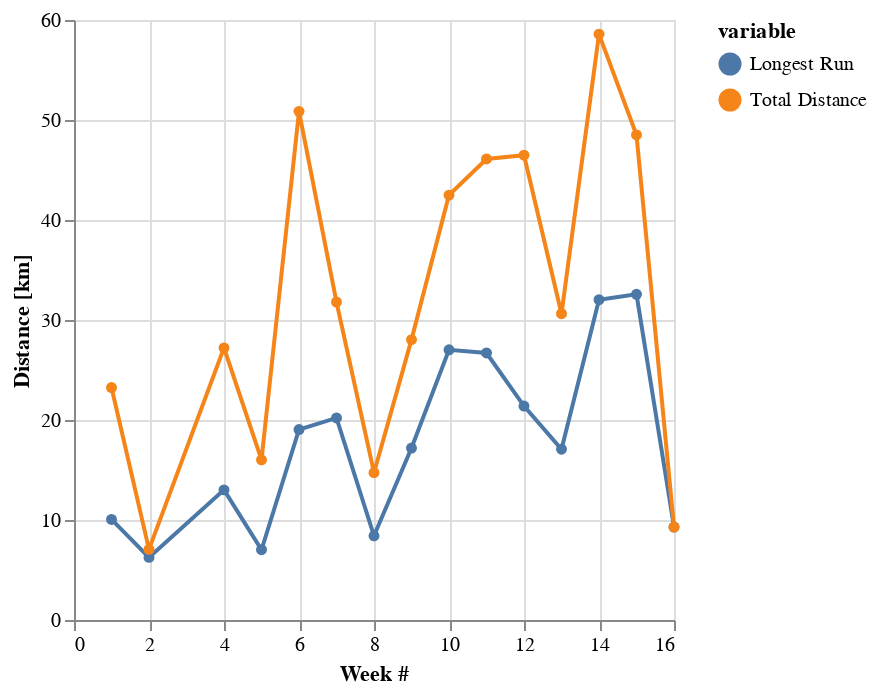

Notebook code cell kept with this figure:
### Code cell
# Weekly summary view
single = alt.selection_single()
weekly_summary = alt.Chart(weekly_dash).mark_line(point=True, size=2).encode(
    alt.X('week:Q', title='Week #'),
    alt.Y('value:Q', title='Distance [km]'),
    color=alt.condition(single, 'variable',alt.value('lightgray')),
    tooltip = ['week', 'value']
).add_selection(
    single
)

weekly_summary

### Figure 1 — Vega-Lite specification as saved in the notebook (floating-point values rounded to 4 significant figures)
{"config": {"view": {"continuousWidth": 300, "continuousHeight": 300}}, "data": {"name": "data-cd0ede04b4c57982df8817cab68c40b9"}, "mark": {"type": "line", "point": true, "size": 2}, "encoding": {"color": {"condition": {"param": "param_8", "field": "variable"}, "value": "lightgray"}, "tooltip": [{"field": "week", "type": "quantitative"}, {"field": "value", "type": "quantitative"}], "x": {"field": "week", "title": "Week #", "type": "quantitative"}, "y": {"field": "value", "title": "Distance [km]", "type": "quantitative"}}, "params": [{"name": "param_8", "select": {"type": "point"}}], "$schema": "https://vega.github.io/schema/vega-lite/v5.17.0.json", "datasets": {"data-cd0ede04b4c57982df8817cab68c40b9": [{"week": 1, "moving_time": 134.9, "total_elevation_gain": 127.7, "average_speed": 5.905, "average_heartrate": 160.4, "kudos_count": 33, "variable": "Longest Run", "value": 10.06}, {"week": 2, "moving_time": 38.75, "total_elevation_gain": 61.8, "average_speed": 5.888, "average_heartrate": 147.4, "kudos_count": 11, "variable": "Longest Run", "value": 6.263}, {"week": 4, "moving_time": 156.0, "total_elevation_gain": 258.8, "average_speed": 5.688, "average_heartrate": 162.4, "kudos_count": 29, "variable": "Longest Run", "value": 13.01}, {"week": 5, "moving_time": 98.23, "total_elevation_gain": 165.1, "average_speed": 6.094, "average_heartrate": 155.2, "kudos_count": 26, "variable": "Longest Run", "value": 7.026}, {"week": 6, "moving_time": 285.6, "total_elevation_gain": 378.8, "average_speed": 5.533, "average_heartrate": 163.8, "kudos_count": 39, "variable": "Longest Run", "value": 19.04}, {"week": 7, "moving_time": 177.7, "total_elevation_gain": 232.7, "average_speed": 5.879, "average_heartrate": 143.3, "kudos_count": 22, "variable": "Longest Run", "value": 20.21}, {"week": 8, "moving_time": 85.57, "total_elevation_gain": 99.8, "average_speed": 5.802, "average_heartrate": 152.8, "kudos_count": 17, "variable": "Longest Run", "value": 8.417}, {"week": 9, "moving_time": 164.1, "total_elevation_gain": 175.6, "average_speed": 5.856, "average_heartrate": 159.1, "kudos_count": 21, "variable": "Longest Run", "value": 17.2}, {"week": 10, "moving_time": 226.5, "total_elevation_gain": 206.8, "average_speed": 5.298, "average_heartrate": 167.0, "kudos_count": 39, "variable": "Longest Run", "value": 27.02}, {"week": 11, "moving_time": 252.6, "total_elevation_gain": 380.3, "average_speed": 5.442, "average_heartrate": 161.0, "kudos_count": 45, "variable": "Longest Run", "value": 26.7}, {"week": 12, "moving_time": 252.9, "total_elevation_gain": 380.3, "average_speed": 5.447, "average_heartrate": 159.6, "kudos_count": 83, "variable": "Longest Run", "value": 21.39}, {"week": 13, "moving_time": 167.2, "total_elevation_gain": 189.9, "average_speed": 5.437, "average_heartrate": 163.8, "kudos_count": 39, "variable": "Longest Run", "value": 17.08}, {"week": 14, "moving_time": 321.8, "total_elevation_gain": 226.0, "average_speed": 5.625, "average_heartrate": 164.5, "kudos_count": 49, "variable": "Longest Run", "value": 32.03}, {"week": 15, "moving_time": 268.1, "total_elevation_gain": 397.4, "average_speed": 5.538, "average_heartrate": 162.1, "kudos_count": 69, "variable": "Longest Run", "value": 32.57}, {"week": 16, "moving_time": 54.03, "total_elevation_gain": 59.5, "average_speed": 5.811, "average_heartrate": 160.9, "kudos_count": 20, "variable": "Longest Run", "value": 9.297}, {"week": 1, "moving_time": 134.9, "total_elevation_gain": 127.7, "average_speed": 5.905, "average_heartrate": 160.4, "kudos_count": 33, "variable": "Total Distance", "value": 23.24}, {"week": 2, "moving_time": 38.75, "total_elevation_gain": 61.8, "average_speed": 5.888, "average_heartrate": 147.4, "kudos_count": 11, "variable": "Total Distance", "value": 7.061}, {"week": 4, "moving_time": 156.0, "total_elevation_gain": 258.8, "average_speed": 5.688, "average_heartrate": 162.4, "kudos_count": 29, "variable": "Total Distance", "value": 27.21}, {"week": 5, "moving_time": 98.23, "total_elevation_gain": 165.1, "average_speed": 6.094, "average_heartrate": 155.2, "kudos_count": 26, "variable": "Total Distance", "value": 16.02}, {"week": 6, "moving_time": 285.6, "total_elevation_gain": 378.8, "average_speed": 5.533, "average_heartrate": 163.8, "kudos_count": 39, "variable": "Total Distance", "value": 50.86}, {"week": 7, "moving_time": 177.7, "total_elevation_gain": 232.7, "average_speed": 5.879, "average_heartrate": 143.3, "kudos_count": 22, "variable": "Total Distance", "value": 31.79}, {"week": 8, "moving_time": 85.57, "total_elevation_gain": 99.8, "average_speed": 5.802, "average_heartrate": 152.8, "kudos_count": 17, "variable": "Total Distance", "value": 14.73}, {"week": 9, "moving_time": 164.1, "total_elevation_gain": 175.6, "average_speed": 5.856, "average_heartrate": 159.1, "kudos_count": 21, "variable": "Total Distance", "value": 28.04}, {"week": 10, "moving_time": 226.5, "total_elevation_gain": 206.8, "average_speed": 5.298, "average_heartrate": 167.0, "kudos_count": 39, "variable": "Total Distance", "value": 42.49}, {"week": 11, "moving_time": 252.6, "total_elevation_gain": 380.3, "average_speed": 5.442, "average_heartrate": 161.0, "kudos_count": 45, "variable": "Total Distance", "value": 46.1}, {"week": 12, "moving_time": 252.9, "total_elevation_gain": 380.3, "average_speed": 5.447, "average_heartrate": 159.6, "kudos_count": 83, "variable": "Total Distance", "value": 46.48}, {"week": 13, "moving_time": 167.2, "total_elevation_gain": 189.9, "average_speed": 5.437, "average_heartrate": 163.8, "kudos_count": 39, "variable": "Total Distance", "value": 30.63}, {"week": 14, "moving_time": 321.8, "total_elevation_gain": 226.0, "average_speed": 5.625, "average_heartrate": 164.5, "kudos_count": 49, "variable": "Total Distance", "value": 58.59}, {"week": 15, "moving_time": 268.1, "total_elevation_gain": 397.4, "average_speed": 5.538, "average_heartrate": 162.1, "kudos_count": 69, "variable": "Total Distance", "value": 48.5}, {"week": 16, "moving_time": 54.03, "total_elevation_gain": 59.5, "average_speed": 5.811, "average_heartrate": 160.9, "kudos_count": 20, "variable": "Total Distance", "value": 9.297}]}}
